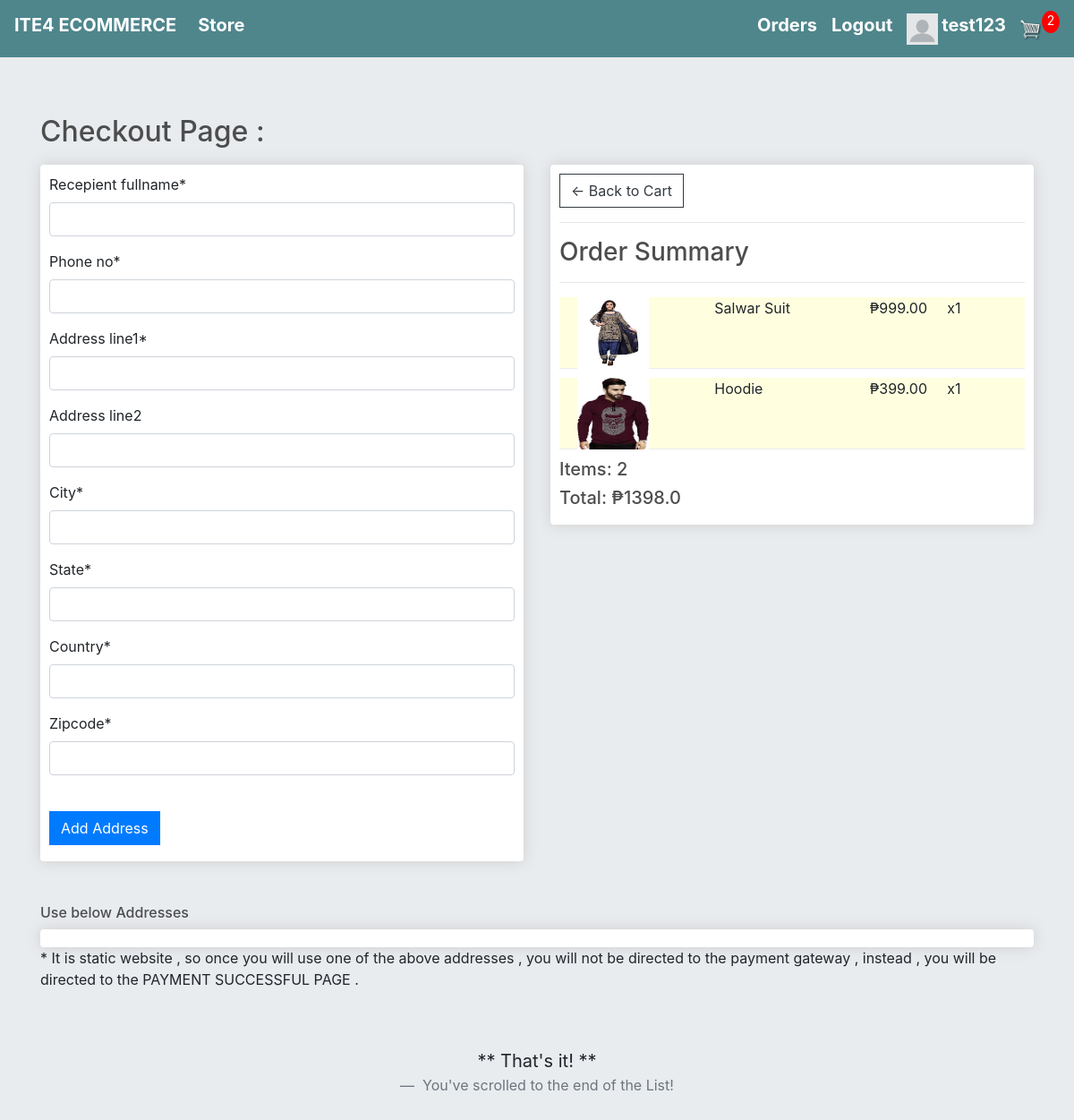
The page /checkout/ (signed in) on the database its author committed.
### store/models.py (models this page shows, shortened)
class OrderItem(models.Model):
    user = models.ForeignKey(User,on_delete=models.CASCADE,null=True,blank=False)
    product = models.ForeignKey(Product,on_delete=models.CASCADE,null=True,blank=False)
    date_ordered = models.DateTimeField(auto_now_add=True)
    quantity = models.IntegerField(default=0,blank=True,null=True)
    @property
    def get_total(self):
        total = self.product.price * self.quantity
        return total

class Product(models.Model):
    category = models.ManyToManyField(ProductCategories)
    name = models.CharField(max_length=100,blank=False,name=False)
    price = models.FloatField(blank=False,null=False)
    image = models.ImageField(null=True,blank=True)
    description = models.TextField(null=True,blank=True)
    @property
    def get_imageURL(self):
        try:
            url = self.image.url
        except:
            url = ''
        return url

### store/views.py (the view, shortened to what this page needs)
# urls.py: path('checkout/',views.checkout,name='checkout'),
def checkout(request):
    if not request.user.is_authenticated:
        return HttpResponseRedirect(reverse('user_login'))
    items = []
    total_cost_cart = 0
    total_item_cart = 0
    if request.user.is_authenticated:
        items = OrderItem.objects.filter(user=request.user)
        for item in items:
            total_item_cart += item.quantity
        for item in items:
            total_cost_cart += item.get_total
    if total_item_cart == 0:
        return Http404
    form = ShippingForm()
    addresses = ShippingAddress.objects.filter(user = request.user)
    product_categories = ProductCategories.objects.all()
    context = {
        'product_categories' : product_categories,
        'items': items,
        'total_item_cart': total_item_cart,
        'total_cost_cart': total_cost_cart,
        'form' : form,
        'addresses' : addresses,
    }
    return render(request, 'store/checkout.html', context)

### store/forms.py
class ShippingForm(ModelForm):
    class Meta:
        model = ShippingAddress
        fields = '__all__'
        exclude = ['user']

### store/templates/store/checkout.html (shortened to what this page needs)
{% extends 'store/main.html' %}
{% load static %}
{% load crispy_forms_tags %}
{% block content %}
	<h2>Checkout Page :</h2>
     <div class="row">
		<div class="col-lg-6">
			<div class="box-element" id="form-wrapper">
				<form method="POST" action="{% url 'checkout'%}">
					{{ form|crispy }}
					<br>
					<input type="submit" class="btn btn-primary mb-2" name="submit" , value='Add Address'>
				</form>
			</div>
		</div>
		<div class="col-lg-6">
			<div class="box-element">
				<a  class="btn btn-outline-dark" href="{% url 'cart' %}">&#x2190; Back to Cart</a>
				<hr>
				<h3>Order Summary</h3>
				<hr>
				{% for item in items %}
					<div class="cart-row" style="background-color: lightyellow;height: 80px">
						<div style="flex:2"><a href="{% url 'item_detail' item.product.id %}"><img class="row-image" src="{{ item.product.get_imageURL }}" style="width: 80px; height: 80px;margin-left: 20px"></a></div>
						<div style="flex:2"><p>{{item.product.name}}</p></div>
						<div style="flex:1"><p>&#8369;{{item.product.price|floatformat:2}}</p></div>
						<div style="flex:1"><p>x{{item.quantity}}</p></div>
					</div>
				{% endfor %}
				<h5>Items:   {{total_item_cart}}</h5>
				<h5>Total:   &#8369;{{total_cost_cart}}</h5>
			</div>
		</div>
	</div>
	<br>
	<br>
	{% if request.user.is_authenticated %}
				<h6>Use below Addresses</h6>
				<div class="box-element">
				</div>
				<p>* It is static website , so once you will use one of the above addresses , you will not be directed to the payment gateway , instead , you will be directed to the PAYMENT SUCCESSFUL PAGE .</p>
	{% endif %}
	<br><br>
	<blockquote class="blockquote text-center">
		<p class="mb-0">** That's it! **</p>
		<footer class="blockquote-footer"> You've scrolled to the end of the List!</footer>
	</blockquote>
{% endblock content %}

### store/templates/store/main.html (shortened to what this page needs)
<!DOCTYPE html>
{% load static %}
<html>
<head>
	<link rel="stylesheet" href="https://stackpath.bootstrapcdn.com/bootstrap/4.4.1/css/bootstrap.min.css">
	<link rel="stylesheet" href="https://maxcdn.bootstrapcdn.com/bootstrap/4.0.0/css/bootstrap.min.css">
	<link rel="stylesheet" href="https://cdnjs.cloudflare.com/ajax/libs/font-awesome/5.14.0/css/all.min.css" />
	<link rel="stylesheet" type="text/css" href="{% static 'store/css/main.css' %}">
</head>
<body>
	<nav class="navbar navbar-expand-lg navbar-dark bg-dark">
	  <h5><strong><a class="navbar-brand" href="{% url 'store' %}" style="color: white">ITE4 ECOMMERCE</a></strong></h5>
	  <div class="collapse navbar-collapse" id="navbarSupportedContent">
	    <ul class="navbar-nav mr-auto">
	      <li class="nav-item active">
	        <h5><strong><a class="nav-link" href="{% url 'store' %}" style="color: white">Store <span class="sr-only">(current)</span></a></strong></h5>
	      </li>
	    </ul>
	    	{% if request.user.is_authenticated %}
	     		<h5 class="mr-sm-3"><strong><a href="{% url 'order_details' %}" style="color: white">Orders</a></strong></h5>
	     		<h5 class="mr-sm-3"><strong><a href="{% url 'user_logout' %}" style="color: white">Logout</a></strong></h5>
	     		{% if request.user.profile.photo %}
					<a href="{% url 'profilepage' username=user.username %}"><img class="mr-sm-1" src="{{ request.user.profile.photo.url }}" width="35" height="35"></a>
				{% else %}
					<a href="{% url 'profilepage' username=user.username %}"><img class="mr-sm-1" src="/static/images/default.png" width="35" , height="35"></a>
				{% endif %}
		    	<h5><strong><a href="{% url 'profilepage' username=request.user.username %}" style="color: white">{{request.user.username}}</a></strong></h5>
	     	{% else %}
	     		<h5 class="mr-sm-3"><strong><a href="{% url 'user_login' %}" style="color: white">Login</a></strong></h5>
	     		<div>
		     		<h5 class="mr-sm-3"><strong><a href="{% url 'register' %}" style="color: white">SignUp</a></strong></h5>
	     		</div>
	     	{% endif %}
	     	<a href="{% url 'cart' %}">
	    		<img  id="cart-icon" src="{% static 'images/cart.png' %}">
	    	</a>
	    	<p id="cart-total">{{total_item_cart}}</p>
	    </div>
	</nav>
	<div class="jumbotron jumbotron-fluid">
		<div class="container container-fluid">
			{% block content %}
			{% endblock %}
		</div>
	</div>
</body>
</html>

### static/store/css/main.css (style rules this page uses)
body { background-color: hsl(0, 0%, 98%); }
h1,h2,h3,h4,h5,h6 { color:hsl(0, 0%, 30%); }
.box-element { box-shadow:hsl(0, 0%, 80%) 0 0 16px; background-color: #fff; border-radius: 4px; padding: 10px; }
.bg-dark { background-color: #4f868c!important; }
#cart-icon { width:25px; display: inline-block; margin-left: 15px; }
#cart-total { display: block; text-align: center; color:#fff; background-color: red; width: 20px; height: 25px; border-radius: 50%; font-size: 14px; }
.col-lg-4, .col-lg-6, .col-lg-8, .col-lg-12 { margin-top: 10px; }
.btn { border-radius: 0; }
.row-image { width: 100px; }
.cart-row { display: flex; align-items: flex-stretch; padding-bottom: 10px; margin-bottom: 10px; border-bottom: 1px solid #ececec; }

### rows shown on the page
OrderItem: product.get_imageURL (picture), product.name "Salwar Suit", product.price "999.00", quantity "1"
OrderItem: product.get_imageURL (picture), product.name "Hoodie", product.price "399.00", quantity "1"

### other values the page prints
{{ request.user.username }} "test123"
{{ total_item_cart }} "2"
{{ total_cost_cart }} "1398.0"
